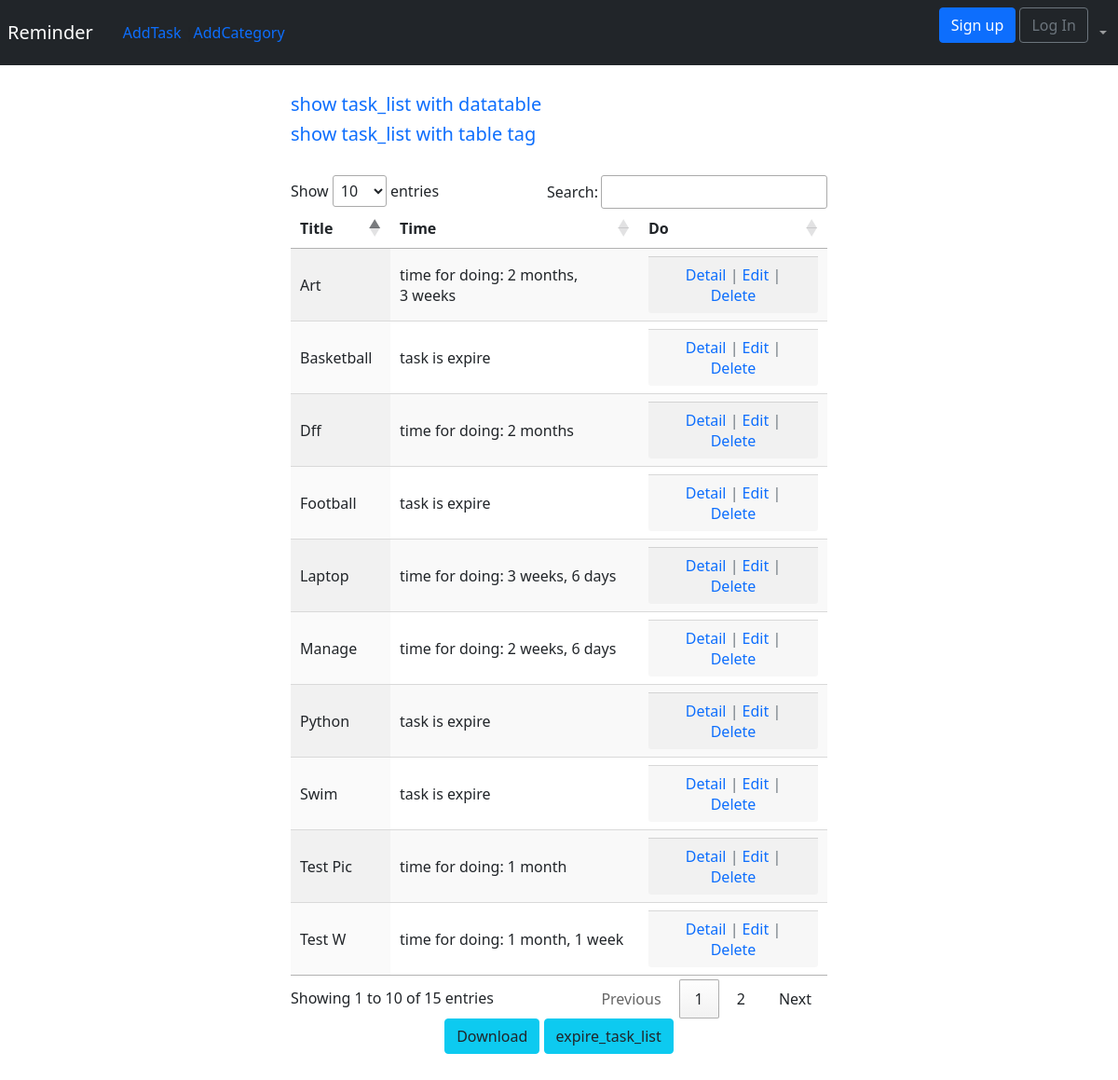
The app's page /datatable with its own data.
### todo/models.py (models this page shows, shortened)
class Task(models.Model):
    PRIORITY_TASK = [
        (0, 'بی اهمیت'),
        (1, 'کم اهمیت'),
        (2, 'توجه'),
        (3, 'قابل توجه'),
        (4, 'مهم'),
        (5, 'ضروری'),
    ]
    ENABLE = "enable"
    STATUS_TASK = [
        ('disable', 'غیرفعال'),
        (ENABLE, 'فعال'),
        ('doing', 'در حال انجام'),
        ('done', 'انجام شده'),
        ('expire', 'منقضی'),
        ('archive', 'ارشیو'),
    ]
    title = models.CharField(max_length=250)
    description = models.TextField()
    category = models.ForeignKey(Category, default="general", on_delete=models.CASCADE, related_name='ITEM')
    priority = models.IntegerField(choices=PRIORITY_TASK, default=4)
    expire_date = models.DateTimeField(blank=True, null=True, default=timezone.now)
    objects = TodoManager()
    picture = models.ImageField(default='TASK_4_Safe.png', upload_to='picture/')
    today = models.DateTimeField(auto_now=True)
    status = models.CharField(max_length=10, choices=STATUS_TASK, default=ENABLE)
    created_at = models.DateTimeField(auto_now_add=True)
    updated_at = models.DateTimeField(auto_now=True)
    class Meta:
        ordering = ["-expire_date"]  # ordering by the expire_date field
    def get_absolute_url(self):
        return reverse('task_detail', args=[str(self.id)])
    @property
    def timesince(self):
        now = timezone.now()
        return now

### todo/views.py (the view)
# urls.py: path('datatable', TaskDataTable.as_view(), name='task_datatable'),
class TaskDataTable(ListView):
    model = Task
    template_name = 'datatable.html'

### templates/datatable.html (shortened to what this page needs)
<head>
    <link rel="stylesheet" href="https://cdn.datatables.net/1.10.9/css/jquery.dataTables.min.css" />
     <link href="https://cdn.jsdelivr.net/npm/bootstrap@5.0.2/dist/css/bootstrap.min.css" rel="stylesheet">
    <link rel="stylesheet" href="https://cdn.jsdelivr.net/npm/bootstrap@5.0.2/dist/css/bootstrap.rtl.min.css">
</head>
<body >
      <nav class="navbar navbar-expand-md navbar-dark bg-dark mb-4">
            <a class="navbar-brand mx-2" href="{% url 'home' %}">Reminder</a>
                    <ul class="navbar-nav mr-auto px-4">
                        <li class="nav-item "><a class="text-decoration-none" href="{% url 'task_new' %}">AddTask</a> | </li>
                        <li class="nav-item"><a class="text-decoration-none" href="{% url 'category_new' %}">AddCategory</a></li>
                    </ul>
        <div class="collapse navbar-collapse" id="navbarCollapse" dir="rtl">
                <ul class="navbar-nav ml-auto  ">
                    <li class="nav-item dropdown">
                      <a class="nav-link dropdown-toggle" href="#" id="userMenu"
                         role="button" data-bs-toggle="dropdown" aria-expanded="false">
                      </a>
                    </li>
                 </ul>
                <form class="form-inline ml-auto">
                    <a href="#" class="btn btn-outline-secondary">Log In</a>
                    <a href="#" class="btn btn-primary ml-􀇑">Sign up</a>
                </form>
        </div>
    </nav>
<div class="container" style="border-collapse:collapse; margin: 30px auto; max-width: 50% ">
    <h5><a class="text-decoration-none" href={% url 'task_datatable' %}>show task_list with datatable</a></h5>
<h5><a class="text-decoration-none" href="{% url 'task_list' %}">show task_list with table tag</a></h5>
<br>
<table id="example" class="display" >
    <thead>
    <tr>
        <th>Title </th>
        <th> Time </th>
        <th>Do </th>
    </tr>
    </thead>
    <tbody>
    {% for task in object_list %}
    <tr>
        {% if task.expire_date|date:"YmdHis" < task.timesince|date:"YmdHis" %}
        <td>{{ task.title|title }}</td>
        <td>task is expire</td>
         <td>
            <div class="card-footer text-center text-muted">
            <a class="text-decoration-none" href="{{ task.get_absolute_url }}">Detail</a> |
             <a class="text-decoration-none" href="{% url 'task_edit' task.pk %}">Edit</a> |
            <a class="text-decoration-none" href="{% url 'task_delete' task.pk %}">Delete</a>
            </div>
        </td>
        {% else %}
            <td>{{ task.title|title }}</td>
            <td>time for doing: {{ task.expire_date|timeuntil:task.timesince }}</td>
            <td>
                <div class="card-footer text-center text-muted">
                <a class="text-decoration-none" href="{{ task.get_absolute_url }}">Detail</a> |
                 <a class="text-decoration-none" href="{% url 'task_edit' task.pk %}">Edit</a> |
                <a class="text-decoration-none" href="{% url 'task_delete' task.pk %}">Delete</a>
                </div>
            </td>
    {% endif %}
    </tr>
    {% endfor %}
    </tbody>
</table>
    <div class="text-center">
    <button class="btn btn-info " type="submit"><a class="text-dark text-decoration-none" href="{% url 'tasks_json_list' %}" download>Download</a></button>
    <button class="btn btn-info" type="submit"><a class="text-dark text-decoration-none" href="{% url 'show_expire' %}" >expire_task_list</a></button><br><br>
    </div>
</div>
</body>

### records on screen
Task: title "Art", expire_date "2 months, 3 weeks"
Task: title "Dff", expire_date "2 months"
Task: title "Test W", expire_date "1 month, 1 week"
Task: title "Test Pic", expire_date "1 month"
Task: title "Laptop", expire_date "3 weeks, 6 days"
Task: title "Manage", expire_date "2 weeks, 6 days"
Task: title "Swim"
Task: title "Basketball"
Task: title "Football"
Task: title "Python"
